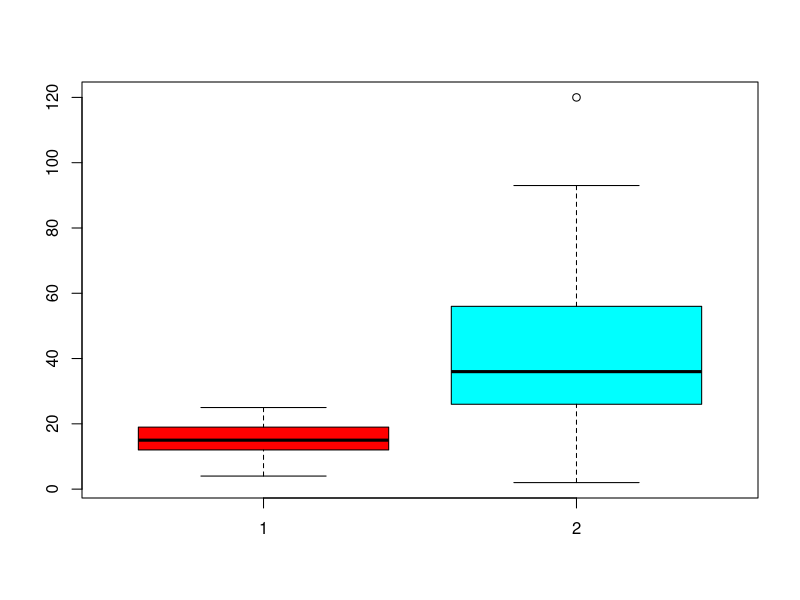
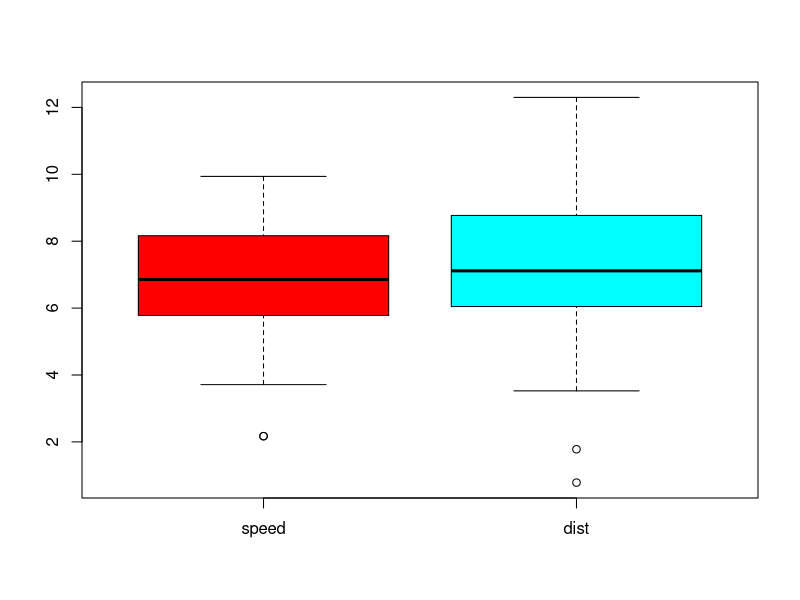

Generate these figures, in order, with R:
## ---- chunk 1
knitr::opts_chunk$set(echo = FALSE)
## ---- chunk 2
head(cars)
## ---- chunk 3
boxplot(cars$speed,cars$dist,col=rainbow(2))
## ---- chunk 4
cbind(quantile(cars$dist,0.75)+1.5*IQR(cars$dist),quantile(cars$dist,0.25)-1.5*IQR(cars$dist))
which(cars$dist>101)
## ---- chunk 5
shapiro.test(cars$dist)

## ---- chunk 6
model1 <- lm(cars$speed ~ cars$dist)
summary(model1)
## ---- chunk 7
library(forecast)
  cars2<- cars
transform <- function(x){
  x <- BoxCox(x, lambda = BoxCox.lambda(x))
}
cars2 <- as.data.frame(sapply(cars2, transform))
## ---- chunk 8
head(cars2)
## ---- chunk 9
boxplot(cars2,col=rainbow(2))
## ---- chunk 10
shapiro.test(cars2$speed)
shapiro.test(cars2$dist)
## ---- chunk 11
model2 <- lm(cars2$dist ~ cars2$speed);model2
summary(model2)
## ---- chunk 12
BoxCox.lambda(cars$speed)
## ---- chunk 13
sse<-c(78.0,77,76,75,73,71,70.4,57.8,48.4,41.4,36.4,34.5,33.1,31.2,30.7,30.6,30.7,31.1,32,32.7,33.9)
lambda<-seq(-1,1,0.1)
conjunto<-data.frame(sse,lambda)
